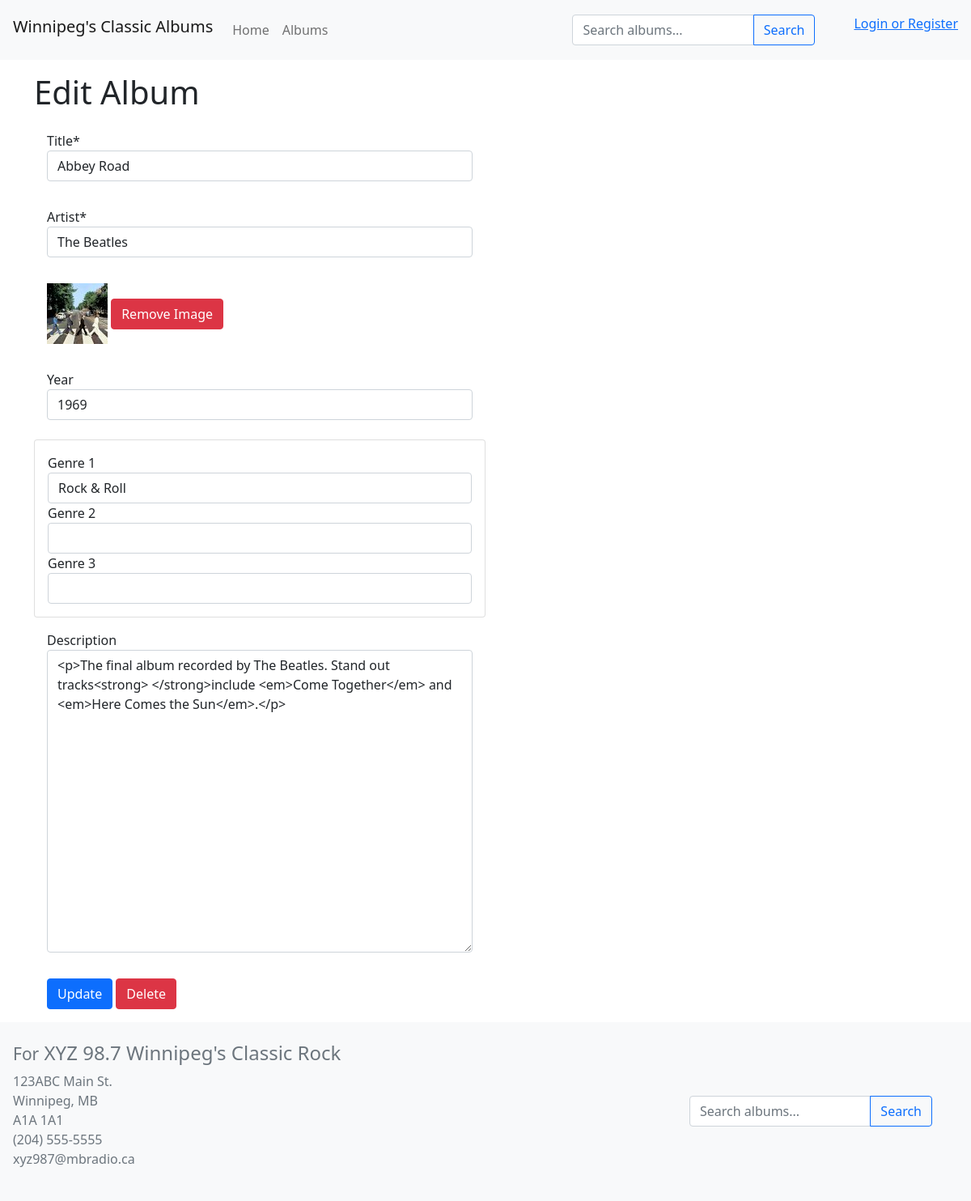
Screenshot of /edit.php?albumID=9 with the database file from the repository.
### tables this page shows
CREATE TABLE `albums` (
  `albumID` int(11) NOT NULL,
  `title` varchar(100) NOT NULL,
  `artist` varchar(30) NOT NULL,
  `year` int(4) DEFAULT NULL,
  `coverURL` varchar(200) DEFAULT NULL,
  `description` varchar(500) DEFAULT NULL,
  `likes` int(7) NOT NULL DEFAULT 0,
  `postedBy` int(11) DEFAULT NULL,
  `updated` date NOT NULL DEFAULT current_timestamp()
);

CREATE TABLE `albumgenre` (
  `albumID` int(11) NOT NULL,
  `genreID` int(11) NOT NULL
);

CREATE TABLE `genres` (
  `genreID` int(11) NOT NULL,
  `genre` varchar(30) NOT NULL
);

### edit.php (the view, shortened to what this page needs)
<?php
    require('db_connect.php');
    if(isset($_GET['albumID'])){
        $albumID = filter_input(INPUT_GET, 'albumID', FILTER_SANITIZE_NUMBER_INT);
        $query = "SELECT * FROM albums WHERE albumID = :albumID";
        $statement = $db->prepare($query);
        $statement->bindValue(':albumID', $albumID, PDO::PARAM_INT);
        $statement->execute();
        $album = $statement->fetch();
        $query = "SELECT * FROM genres ORDER BY genre";
        $statement = $db->prepare($query);
        $statement->execute();
        $genres = $statement->fetchAll();
        $query = "SELECT * FROM albumgenre WHERE albumID = :albumID";
        $statement = $db->prepare($query);
        $statement->bindValue(':albumID', $albumID, PDO::PARAM_INT);
        $statement->execute();
        $currentGenres = $statement->fetchAll();
    } else {
        header("Location: index.php");
        exit;
    }
?>
<!DOCTYPE html>
<html lang="en">
<head>
    <link href="https://cdn.jsdelivr.net/npm/bootstrap@5.1.3/dist/css/bootstrap.min.css" rel="stylesheet">
    <link rel="stylesheet" type="text/css" href="style.css">
</head>
<body>
    <?php include('header.php'); ?>
    <div class="container">
        <h1 class="pt-3">Edit Album</h1>
        <form action="process_post.php?albumID=<?= $albumID ?>" method="post" enctype="multipart/form-data" class="form-inline">
            <div class="form-group p-3">
                <label for="title">Title*</label>
                <input class="form-control" name="title" id="title" value="<?= $album['title'] ?>" />
            </div>
            <div class="form-group p-3">
                <label for="artist">Artist*</label>
                <input class="form-control" name="artist" id="artist" value="<?= $album['artist'] ?>" />
            </div>
            <?php if($album['coverURL'] == NULL): ?>
                <div class="form-group p-3">
                    <label for="image">Album Cover</label>
                    <input class="form-control" type="file" name="image" id="image" />
                </div>
            <?php else: ?>
                <div class="form-group p-3">
                    <img src="uploads/thumbnail_<?= $album['coverURL'] ?>" alt="<?= $album['title'] ?> cover." />
                    <input
                        class="btn btn-danger"
                        type="submit"
                        name="command"
                        value="Remove Image"
                        onclick="return confirm('Are you sure you wish to remove this image?')"
                    />
                </div>
            <?php endif ?>
            <div class="form-group p-3 clearfix">
                <label for="year">Year</label>
                <input class="form-control mb-2" name="year" id="year" value="<?= $album['year'] ?>" />
            </div>
            <div class="card genre-card">
                <div class="card-body p-3">
                    <label for="genre1">Genre 1</label>
                    <select class="form-control" id="genre1" name="genre1">
                        <?php foreach ($genres as $genre): ?>
                            <option
                                value=<?= $genre['genreID'] ?>
                                <?php if(count($currentGenres) > 0 && $genre['genreID'] == $currentGenres[0]['genreID']): ?> selected <?php endif ?> >
                                <?= $genre['genre'] ?>
                            </option>
                        <?php endforeach ?>
                    </select>
                    <label for="genre2">Genre 2</label>
                    <select class="form-control" id="genre2" name="genre2">
                        <option value="0"></option>
                        <?php foreach ($genres as $genre): ?>
                            <option
                                value=<?= $genre['genreID'] ?>
                                <?php if(count($currentGenres) > 1 && $genre['genreID'] == $currentGenres[1]['genreID']): ?> selected <?php endif ?> >
                            </option>
                        <?php endforeach ?>
                    </select>
                    <label for="genre3">Genre 3</label>
                    <select class="form-control" id="genre3" name="genre3">
                        <option value="0"></option>
                        <?php foreach ($genres as $genre): ?>
                            <option
                                value=<?= $genre['genreID'] ?>
                                <?php if(count($currentGenres) > 2 && $genre['genreID'] == $currentGenres[2]['genreID']): ?> selected <?php endif ?> >
                            </option>
                        <?php endforeach ?>
                    </select>
                </div>
            </div>
            <div class="form-group p-3">
                <label for="description">Description</label>
                <textarea class="form-control" name="description" id="description" rows="15"><?= $album['description'] ?></textarea>
            </div>
            <div class="form-group p-3">
                <input class="btn btn-primary" type="submit" name="command" value="Update" />
                <input class="btn btn-danger" type="submit" name="command" value="Delete" onclick="return confirm('Are you sure you wish to delete this album?')" />
            </div>
        </form>
    </div>
    <?php include('footer.php'); ?>
</body>
</html>

### style.css (style rules this page uses)
html, body { height: 100%; }
.container { min-height: 90%; }
@media (min-width: 768px) { form { width: 50%; } }

### rows the page displays
albums: title "Abbey Road", artist "The Beatles", coverURL (picture), year "1969", description "<p>The final album recorded by The Beatles. Stand out tracks<strong> </strong>include <em>Come Together</em> and <em>Here Comes the Sun</em>.</p>"
albumgenre: genre1 "Rock & Roll"
